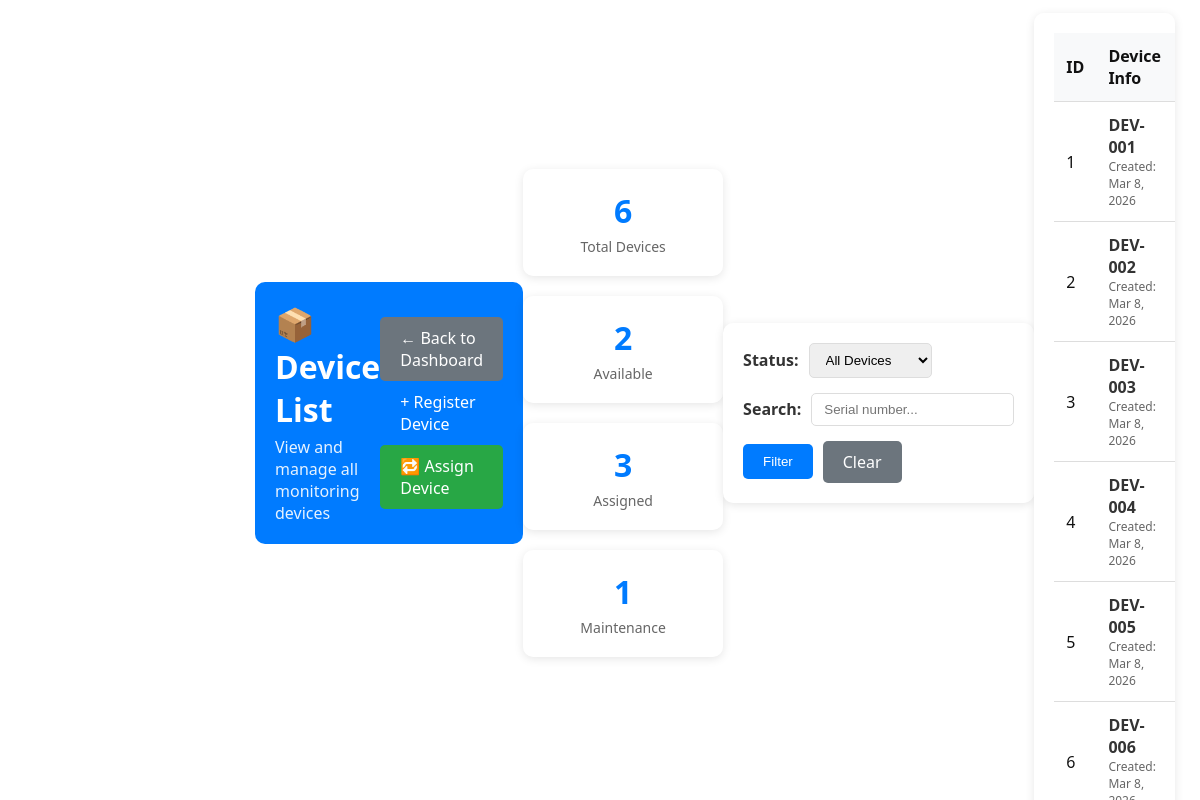
The app's page /roles/management/device_list.php (signed in) with its own data.
### tables this page shows
CREATE TABLE IF NOT EXISTS device_log (
    log_id INT PRIMARY KEY AUTO_INCREMENT,
    dev_id INT NOT NULL,
    resp_id INT NOT NULL,
    mgmt_id INT NOT NULL,
    date_assigned TIMESTAMP NOT NULL DEFAULT CURRENT_TIMESTAMP,
    date_returned TIMESTAMP NULL DEFAULT NULL,
    verified_return TINYINT(1) DEFAULT 0,
    FOREIGN KEY (dev_id) REFERENCES device(dev_id) ON UPDATE CASCADE,
    FOREIGN KEY (resp_id) REFERENCES responder(resp_id) ON UPDATE CASCADE,
    FOREIGN KEY (mgmt_id) REFERENCES management(mgmt_id) ON UPDATE CASCADE
);

CREATE TABLE IF NOT EXISTS device (
    dev_id INT PRIMARY KEY AUTO_INCREMENT,
    dev_serial VARCHAR(100) NOT NULL,
    dev_status ENUM('available','assigned','maintenance') DEFAULT 'available',
    created_at TIMESTAMP DEFAULT CURRENT_TIMESTAMP
);

### roles/management/device_list.php (the view, shortened to what this page needs)
<?php
$conn = getDBConnection();
$status_filter = $_GET['status'] ?? 'all';
$search = $_GET['search'] ?? '';
$where_clause = '';
$query = "
    SELECT d.*,
           dl.resp_id,
           dl.date_assigned,
           dl.date_returned,
           r.resp_name,
           r.resp_email
    FROM device d
    LEFT JOIN device_log dl ON d.dev_id = dl.dev_id AND dl.date_returned IS NULL
    LEFT JOIN responder r ON dl.resp_id = r.resp_id
    $where_clause
    ORDER BY d.created_at DESC
";
$stmt = $conn->prepare($query);
$stmt->execute();
$devices = $stmt->get_result()->fetch_all(MYSQLI_ASSOC);
$total_devices = 0;
$available_devices = 0;
$assigned_devices = 0;
$maintenance_devices = 0;
$stats_query = "SELECT dev_status, COUNT(*) as count FROM device GROUP BY dev_status";
$stats_result = $conn->query($stats_query);
while ($row = $stats_result->fetch_assoc()) {
    $total_devices += $row['count'];
    switch ($row['dev_status']) {
        case 'available': $available_devices = $row['count']; break;
        case 'assigned': $assigned_devices = $row['count']; break;
        case 'maintenance': $maintenance_devices = $row['count']; break;
    }
}
?>
<!DOCTYPE html>
<html lang="en">
<head>
    <link rel="stylesheet" href="../../../assets/css/styles.css">
</head>
<body>
    <div class="container">
        <header class="page-header">
            <div>
                <h1 style="margin: 0;">📦 Device List</h1>
                <p style="margin: 5px 0 0 0; opacity: 0.9;">View and manage all monitoring devices</p>
            </div>
            <div>
                <a href="dashboard.php" class="btn btn-secondary">← Back to Dashboard</a>
                <a href="register_device.php" class="btn btn-primary">+ Register Device</a>
                <a href="assign_device.php" class="btn btn-success">🔁 Assign Device</a>
            </div>
        </header>
        <div class="stats-row">
            <div class="stat-card">
                <div class="stat-number"><?php echo $total_devices; ?></div>
                <div class="stat-label">Total Devices</div>
            </div>
            <div class="stat-card">
                <div class="stat-number"><?php echo $available_devices; ?></div>
                <div class="stat-label">Available</div>
            </div>
            <div class="stat-card">
                <div class="stat-number"><?php echo $assigned_devices; ?></div>
                <div class="stat-label">Assigned</div>
            </div>
            <div class="stat-card">
                <div class="stat-number"><?php echo $maintenance_devices; ?></div>
                <div class="stat-label">Maintenance</div>
            </div>
        </div>
        <div class="filters-container">
            <form method="GET" class="filters-row">
                <div class="filter-group">
                    <label for="status">Status:</label>
                    <select id="status" name="status">
                        <option value="all" <?php echo $status_filter === 'all' ? 'selected' : ''; ?>>All Devices</option>
                    </select>
                </div>
                <div class="filter-group search-box">
                    <label for="search">Search:</label>
                    <input type="text" id="search" name="search" value="<?php echo htmlspecialchars($search); ?>"
                           placeholder="Serial number...">
                </div>
                <div class="filter-group">
                    <button type="submit" class="btn btn-primary">Filter</button>
                    <a href="device_list.php" class="btn btn-secondary">Clear</a>
                </div>
            </form>
        </div>
        <div class="table-container">
            <table>
                <thead>
                    <tr>
                        <th>ID</th>
                        <th>Device Info</th>
                    </tr>
                </thead>
                <tbody>
                    <?php if (empty($devices)): ?>
                        <tr>
                            <td colspan="7" style="text-align: center; padding: 40px; color: #666;">
                                No devices found matching your criteria.
                            </td>
                        </tr>
                    <?php else: ?>
                        <?php foreach ($devices as $device): ?>
                            <tr>
                                <td><?php echo $device['dev_id']; ?></td>
                                <td>
                                    <div class="device-info">
                                        <div class="device-serial"><?php echo htmlspecialchars($device['dev_serial']); ?></div>
                                        <div class="device-date">Created: <?php echo date('M j, Y', strtotime($device['created_at'])); ?></div>
                                    </div>
                                </td>
                            </tr>
                        <?php endforeach; ?>
                    <?php endif; ?>
                </tbody>
            </table>
        </div>
    </div>
</body>
</html>

### assets/css/styles.css (style rules this page uses)
* { margin:0; padding:0; box-sizing:border-box; }
body { font-family:"Segoe UI", sans-serif; background:linear-gradient(135deg,#e3e9f2,#f6f8fc); color:#111; overflow-x:hidden; }
.container { position:fixed; top:55px; left:230px; width:calc(100% - 230px); height:calc(100vh - 55px); display:flex; justify-content:center; align-items:center; padding:25px; }

### roles/management/device_list.php (style rules this page uses)
.page-header { background: #007bff; color: white; padding: 20px; border-radius: 10px; margin-bottom: 30px; display: flex; justify-content: space-between; align-items: center; }
.btn { padding: 10px 20px; border: none; border-radius: 5px; cursor: pointer; text-decoration: none; display: inline-block; transition: background-color 0.2s; }
.btn-primary { background: #007bff; color: white; }
.btn-success { background: #28a745; color: white; }
.btn-secondary { background: #6c757d; color: white; }
.stats-row { display: grid; grid-template-columns: repeat(auto-fit, minmax(200px, 1fr)); gap: 20px; margin-bottom: 30px; }
.stat-card { background: white; padding: 20px; border-radius: 10px; box-shadow: 0 2px 10px rgba(0,0,0,0.1); text-align: center; }
.stat-number { font-size: 32px; font-weight: bold; color: #007bff; margin-bottom: 5px; }
.stat-label { color: #666; font-size: 14px; }
.filters-container { background: white; padding: 20px; border-radius: 10px; box-shadow: 0 2px 10px rgba(0,0,0,0.1); margin-bottom: 30px; }
.filters-row { display: flex; gap: 15px; align-items: center; flex-wrap: wrap; }
.filter-group { display: flex; align-items: center; gap: 10px; }
.filter-group label { font-weight: bold; color: #333; }
.filter-group input, .filter-group select { padding: 8px 12px; border: 1px solid #ddd; border-radius: 5px; }
.table-container { background: white; padding: 20px; border-radius: 10px; box-shadow: 0 2px 10px rgba(0,0,0,0.1); overflow-x: auto; }
table { width: 100%; border-collapse: collapse; }
th, td { padding: 12px; text-align: left; border-bottom: 1px solid #ddd; }
th { background: #f8f9fa; font-weight: bold; position: sticky; top: 0; }
.device-info { max-width: 200px; }
.device-serial { font-weight: bold; color: #333; }
.device-date { font-size: 12px; color: #666; }
.search-box { min-width: 200px; }

### records on screen
device_log: dev.dev_id "1", dev.dev_serial "DEV-001", dev.created_at "Mar 8, 2026"
device_log: dev.dev_id "2", dev.dev_serial "DEV-002", dev.created_at "Mar 8, 2026"
device_log: dev.dev_id "3", dev.dev_serial "DEV-003", dev.created_at "Mar 8, 2026"
device: dev_id "4", dev_serial "DEV-004", created_at "Mar 8, 2026"
device: dev_id "5", dev_serial "DEV-005", created_at "Mar 8, 2026"
device: dev_id "6", dev_serial "DEV-006", created_at "Mar 8,…"

### other values on screen
$total_devices "6"
$available_devices "2"
$assigned_devices "3"
$maintenance_devices "1"
